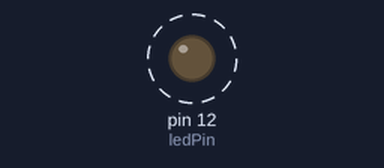
Recording of a sketch running on a simulated Arduino Mega 2560, built with avr-gcc and run on an emulated ATmega2560. On the bench: output pins drawn as LEDs (lit = HIGH). Dashed ring = blinking.

Above: at 0.09 s.
Timing chart, 0 to 3.0 s (numbered marks = the images above):
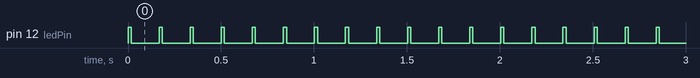

The sketch:

Thermal_LongPulse.ino
```cpp
const int ledPin = 12;  // PWM-capable on Mega

void setup() {
  pinMode(ledPin, OUTPUT);
  Serial.begin(9600);
}

void loop() {
  for (int i = 0; i <= 600; i++) {
    analogWrite(ledPin, 255);
    delay(17);
    analogWrite(ledPin, 0);
    delay(150);
  }
  delay(600000);
}
```

Measured:
- by itself, pin 12 (ledPin): alternates HIGH for 0.02 s and LOW for 0.15 s, 1202 changes in all, then stays LOW
